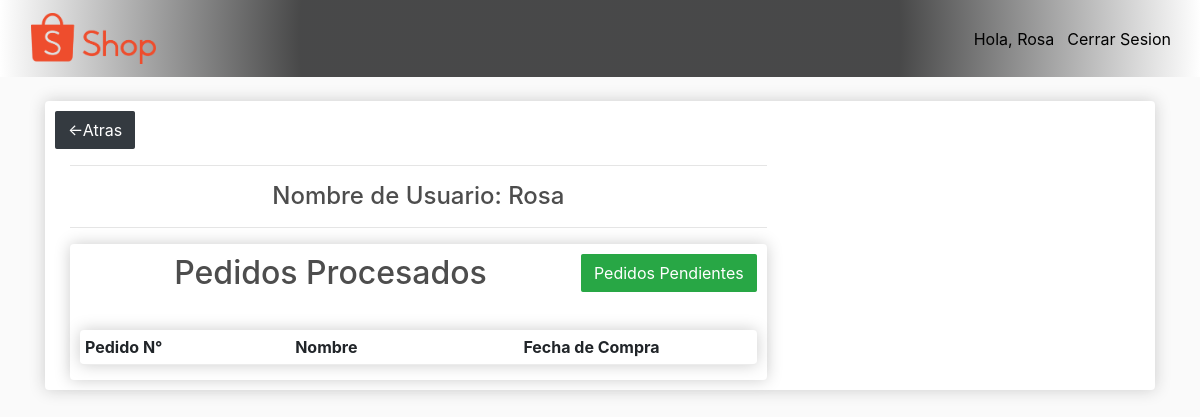
Before: /profile_orders/ (signed in) with the older database file.
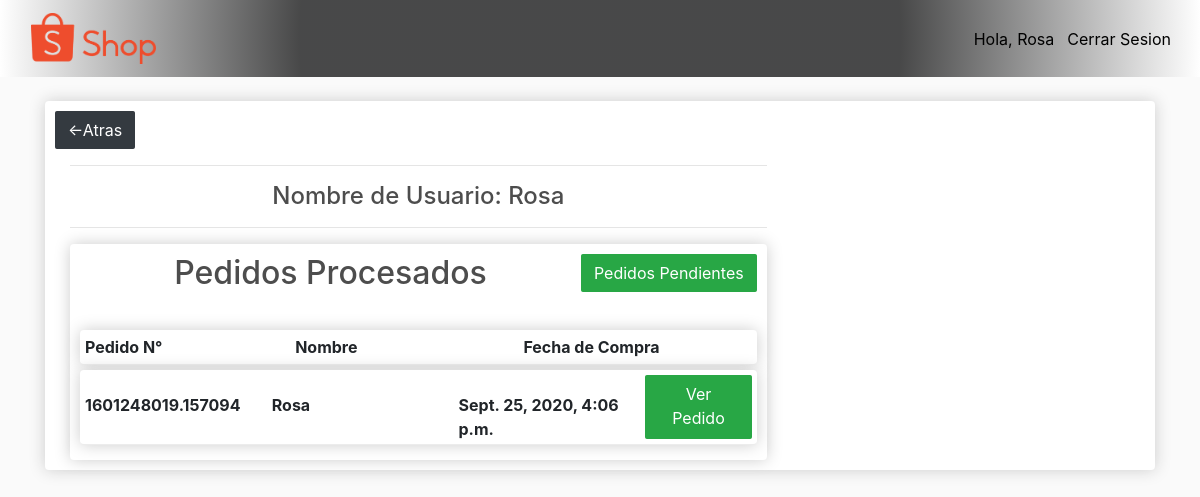
After: the same page with the newer database file.
### store/models.py (models this page shows, shortened)
class Order(models.Model):
    customer = models.ForeignKey(Customer, on_delete=models.SET_NULL, null=True, blank=True)
    date = models.DateTimeField(auto_now_add=True)
    complete = models.BooleanField(default=False)
    transaction_id = models.CharField(max_length=100, null=True)
    processed = models.BooleanField(default=False)
    @property
    def get_cart_items(self):
        orderitems = self.orderitem_set.all()
        total = sum([item.quantity for item in orderitems])
        return total

class Customer(models.Model):
    user = models.OneToOneField(User, on_delete=models.CASCADE, null=True, blank=True)
    name = models.CharField(max_length=200, null=True)
    first_name = models.CharField(max_length=200, null=True)
    last_name = models.CharField(max_length=200, null=True)
    email = models.EmailField(max_length=254, null=True)
    profile_picture = models.ImageField(blank=False, default="person-circle.png", null=False)
    date_created = models.DateTimeField(auto_now_add=True, null=True)
    def __str__(self):
        return self.name

### store/views.py (the view)
# urls.py: path('profile_orders/', views.profile_orders, name="profile_orders"),
def profile_orders(request):
    order_profile = Order.objects.all()
    data = cartdata(request)
    cartitems = data['cartitems']
    order = data['order']
    items = data['items']
    context = {'items': items, 'order': order, 'cartitems': cartitems, 'orders_profiles': order_profile}
    return render(request, 'store/profile_orders.html', context)

### store/utils.py (called while the page is built)
def cartdata(request):
    if request.user.is_authenticated:
        customer = request.user.customer
        order, created = Order.objects.get_or_create(customer=customer, complete=False)
        items = order.orderitem_set.all()
        cartitems = order.get_cart_items
    else:
        cookiedata = cookiecart(request)
        cartitems = cookiedata['cartitems']
        order = cookiedata['order']
        items = cookiedata['items']
    return {'cartitems': cartitems, 'order': order, 'items': items}

### store/templates/store/profile_orders.html
{% extends 'ware/main_ware.html' %}
{% load static %}
{% block content %}
<div class="box-element">
    <a class="btn btn-dark" href="{% url 'set_profile' %}">&#8592;Atras</a>
    <br>
    <div class="col-lg-8 center-form-tit">
        <hr>
        <strong><h4 ALIGN="center">Nombre de Usuario: {{request.user.username}}</h4></strong>
        <hr>
        <div class="row-orders">
            <a style="float:right" class="btn btn-success" href="{% url 'orders' %}">Pedidos Pendientes</a>
            <div class="title"><h2>Pedidos Procesados</h2></div>
            <br>
            <div class="orders-id-list">
                <div class="col-left-title"><strong>Pedido N°</strong></div>
                <div class="col-center-title"><strong>Nombre</strong></div>
                <div class="col-right-title"><strong>Fecha de Compra</strong></div>
            </div>
            {% if orders_profiles %}
            {% for order_profile in orders_profiles %}
            {% if order_profile.processed == True and order_profile.complete == True %}
            {% if order_profile.customer.name == order.customer.name %}
            <div class="orders-id-list">
                <div class="col-left-d">
                    <div class="center"><strong><p>{{order_profile.transaction_id}}</p></strong></div>
                </div>
                <div class="col-center-d">
                    <div class="center"><strong><p>{{order_profile.customer}}</p></strong></div>
                </div>
                <div class="col-right-d">
                    <div class="center"><strong><p>{{order_profile.date}}</p></strong></div>
                </div>
                <a style="float:right" class="btn btn-success" href="{% url 'details' order_profile.transaction_id%}">Ver
                    Pedido</a>
            </div>
            {% endif %}
            {% endif %}
            {% endfor %}
            {% endif %}
        </div>
    </div>
</div>
{% endblock content %}

Changed rows visible on the page:
now on this page (row edited): Order: transaction_id "1601248019.157094", customer "Rosa", date "Sept. 25, 2020, 4:06 p.m."
